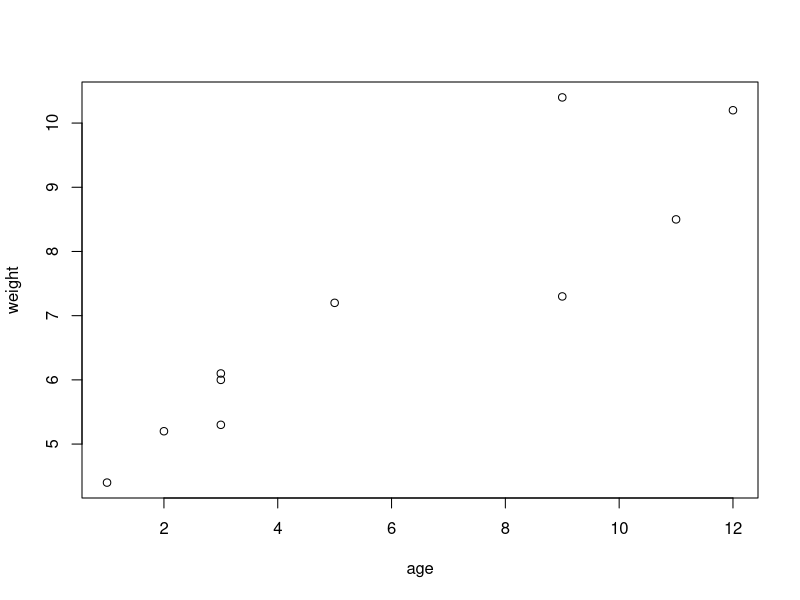
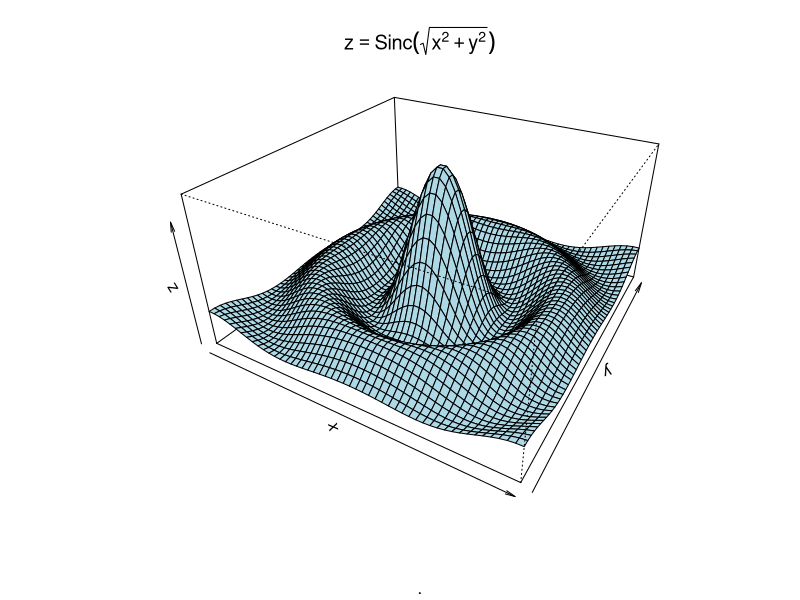
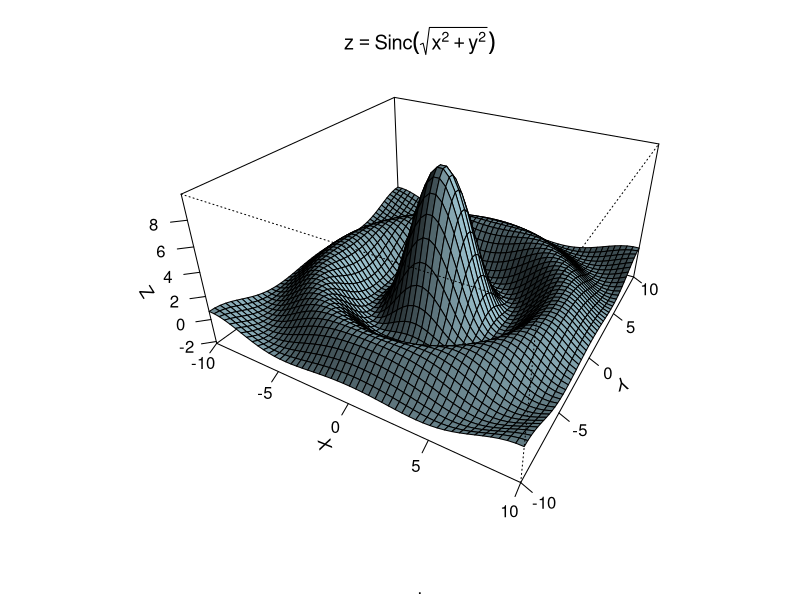
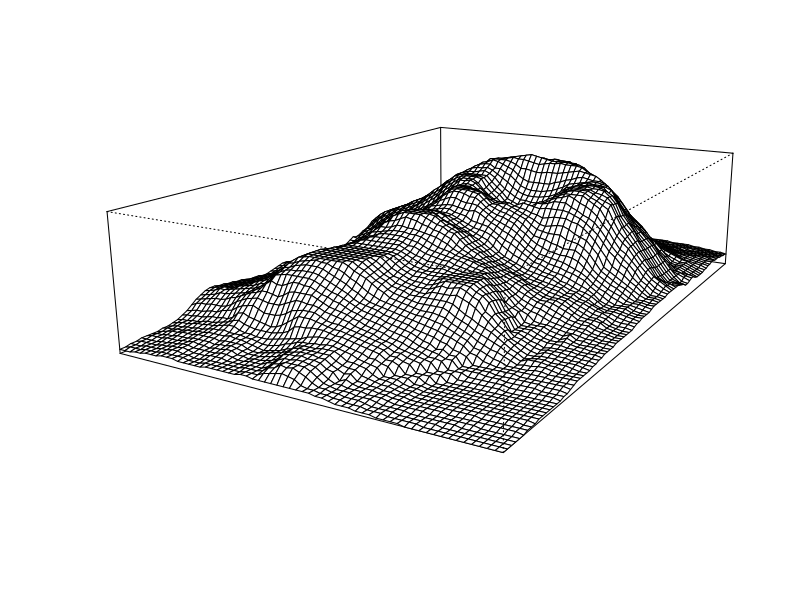
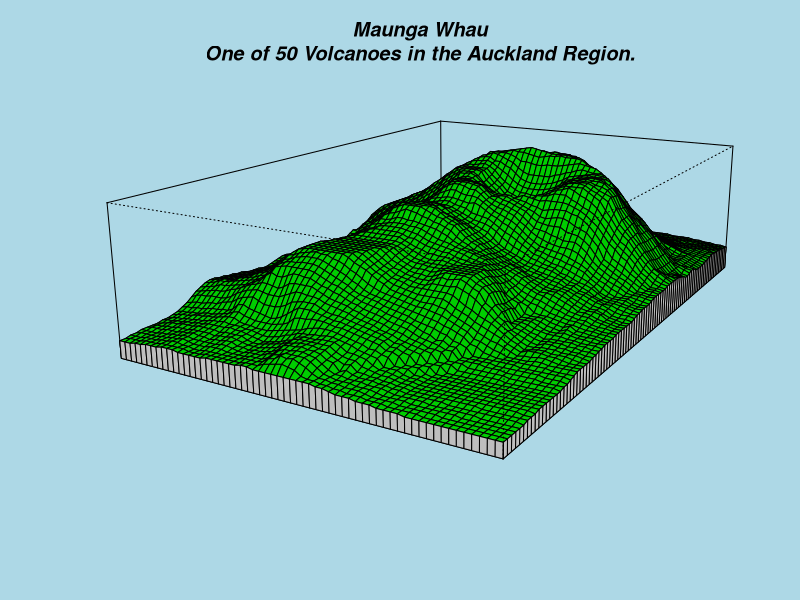
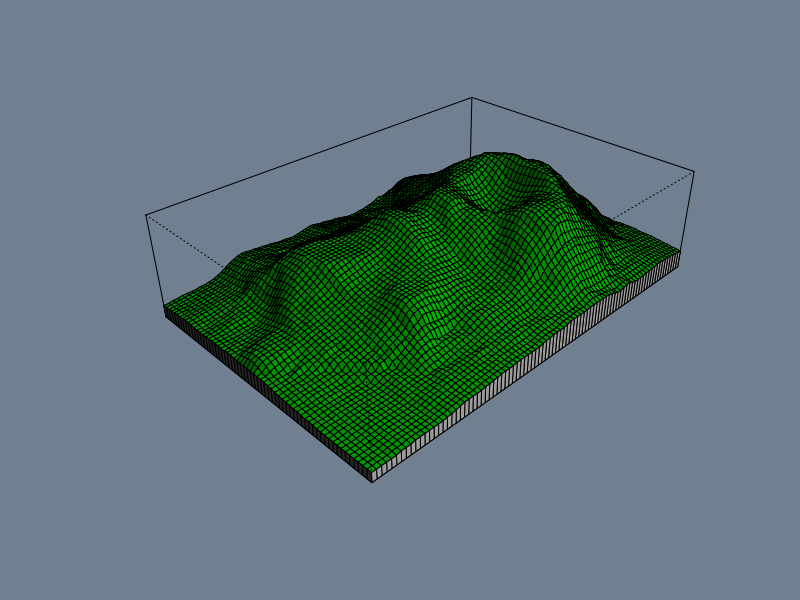
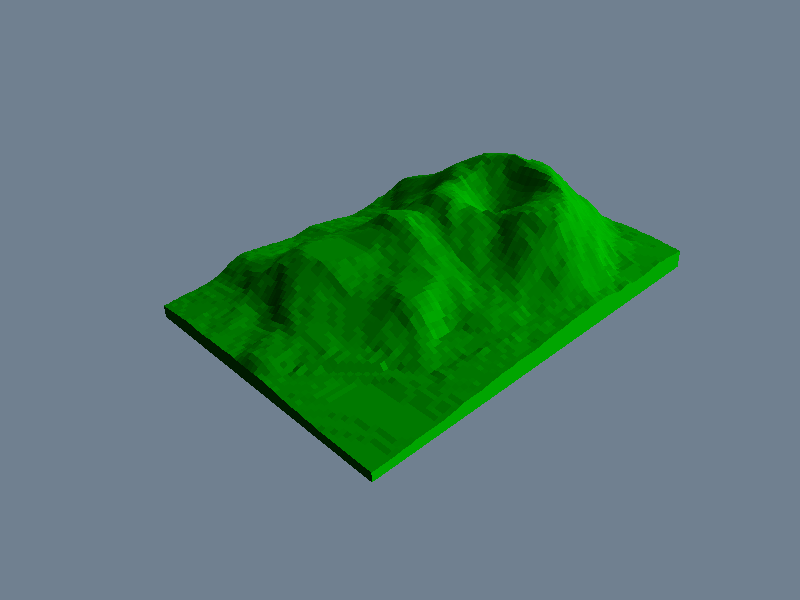
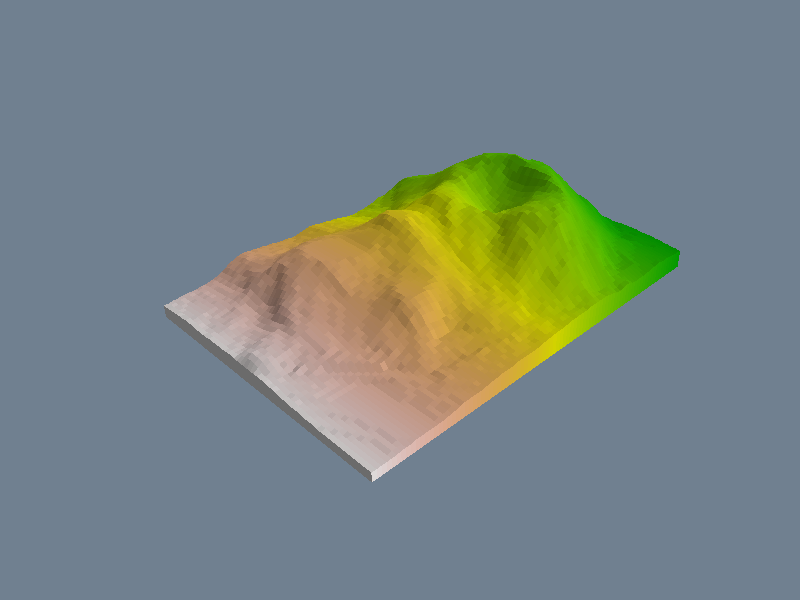

Here is the R script that generated these plots, in order:
## ---- chunk 1
#第一个实例：婴儿体重和月龄的关系
age <- c(1,3,5,2,11,9,3,9,12,3)
weight <- c(4.4,5.3,7.2,5.2,8.5,7.3,6.0,10.4,10.2,6.1)
mean(weight)
sd(weight)
cor(age,weight)
plot(age,weight)
# q()
## ---- chunk 2
#这里以三维图形为例
demo(persp)
## ---- chunk 3
#R语言的帮助
#? seq
#help("seq") #同上
#help.search("mean") #可以使用类似于百度搜索的关键字
example("seq")
## ---- chunk 4
getwd() # 获取当前工作目录
#setwd("F:/code/R") # 改变当前工作目录

x <- runif(20)
summary(x)
hist(x)
#savehistory()
save.image()
## ---- chunk 5
ls()
## ---- chunk 6
search()
## ---- chunk 7
#help.start()
#install.packages("vcd")
help(package="vcd")
library(vcd)
help(Arthritis)
knitr::kable(Arthritis)
example(Arthritis)
# q()
